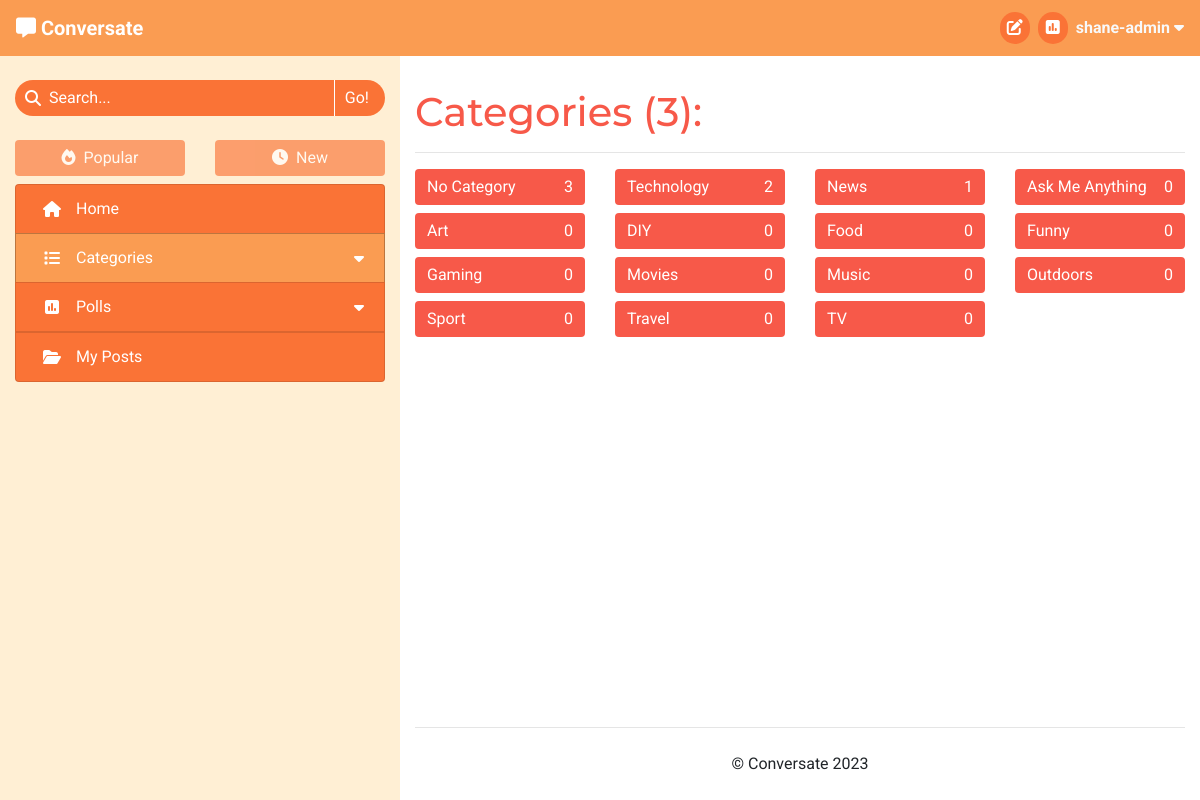
The app's page /categories/browse (signed in) with its own data.
### forum/models.py (models this page shows, shortened)
class Category(models.Model):
    name = models.CharField(max_length=30, unique=True)
    slug = models.SlugField(max_length=30, unique=True)
    icon = models.CharField(max_length=30, default="fa-tag")
    def number_of_posts(self):
        return self.tagged_posts.count()

### forum/views.py (the view)
# urls.py: path('categories/browse', views.BrowseCategories.as_view(),
class BrowseCategories(View):
    def get(self, request):
        if not request.user.is_authenticated:
            return redirect('/accounts/login')
        categories = Category.objects \
                             .annotate(num_posts=Count('tagged_posts')) \
                             .order_by('-num_posts')
        context = get_category_list_context(request, categories)
        context['selected_tab'] = 'Browse Categories'
        return render(
            request,
            'category_list.html',
            context,
        )

### forum/core/categories.py (called while the page is built)
def get_top_categories(limit=CATEGORY_COLLAPSIBLE_LIMIT):
    categories = list(Category.objects
                      .annotate(num_posts=Count('tagged_posts'))
                      .filter(num_posts__gt=0)
                      .order_by('-num_posts'))
    num_categories = len(categories)
    category_none = Category.objects.get(slug='none')
    if category_none in categories:
        categories.remove(category_none)
    return {
        'num_categories': num_categories,
        'top_categories': categories[:limit],
        'has_more_categories': (len(categories) > limit)
    }

### forum/core/content.py (called while the page is built)
def get_base_context(request):
    context = get_top_categories()
    context['disable_sort'] = True
    return context

def get_category_list_context(request, category_list):
    context = get_base_context(request)
    context['item_list'] = category_list
    context.update(get_paginated_items(request, category_list,
                                       CATEGORIES_PER_PAGE))
    return context

### forum/core/pagination.py (called while the page is built)
def get_paginated_items(request, object_list, items_per_page):
    p = Paginator(object_list, items_per_page)
    page = request.GET.get('page')
    current_items = p.get_page(page)
    pagination_context = {
        'item_list': current_items,
        'page': page
    }
    if page is None:
        page = 1
    if p.num_pages > NUM_PAGES:
        pagination_context.update(get_page_range(
            int(page),
            p.num_pages
        ))
    else:
        pagination_context['page_range'] = p.page_range
    return pagination_context

### templates/category_list.html (shortened to what this page needs)
{% extends "base.html" %}
{% block content %}
<h1>Categories ({{ num_categories }}):</h1>
<hr>
<div class="row">
    {% for category in item_list %}
        <div class="col-sm-6 col-lg-3 mb-2">
            <a class="btn btn-block d-flex align-items-center justify-content-between"
                href="{% url 'categories' category.slug %}">
                <span>{{ category.name }}</span>
                <span>{{ category.number_of_posts }}</span>
            </a>
        </div>
    {% endfor %}
</div>
{% endblock content %}

### templates/base.html (shortened to what this page needs)
{% load static %}
<!DOCTYPE html>
<html lang="en">
<head>
    <link rel="stylesheet" href="https://cdn.jsdelivr.net/npm/bootstrap@4.6.2/dist/css/bootstrap.min.css"
>
    <link rel="stylesheet" href="{% static 'css/style.css' %}" type="text/css">
</head>
<body id="main-page">
    <header class="navbar navbar-expand-sm navbar-dark">
        <div>
            <a class="navbar-brand" href="{% url 'home' %}" aria-label="Go to the home page">
                <i class="fa-solid fa-message"></i>
                <strong>Conversate</strong>
            </a>
        </div>
            <ul class="nav justify-content-end">
                {% if user.is_authenticated %}
                    <li class="nav mr-3 mr-md-2">
                        <a class="nav-icon" href="{% url 'new_post' %}">
                            <i class="fa-solid fa-pen-to-square"></i>
                        </a>
                    </li>
                    <li class="nav mr-3 mr-md-2">
                        <a class="nav-icon" href="{% url 'new_poll' %}">
                            <i class="fa-solid fa-square-poll-vertical"></i>
                        </a>
                    </li>
                    <li class="nav dropdown center-to-container">
                        <span class="text-light d-none d-md-inline" data-toggle="dropdown" role="button"
                            aria-expanded="false" aria-label="User Information">
                            <strong>{{ user.username }}
                                <i class="fa-solid fa-caret-down"></i>
                            </strong>
                        </span>
                    </li>
                {% else %}
                    <li class="nav">
                        <a href="{% url 'account_login' %}" class="btn">Log In</a>
                    </li>
                {% endif %}
            </ul>
        </header>
    <div>
        <div class="container-fluid">
            <div class="row">
                <nav class="d-none d-md-block col-4" >
                    <form action="{% url 'search_post' %}" method="GET" autocomplete="off">
                        <div class="search-bar mt-4" role="button" data-toggle="popover"
                            data-placement="bottom">
                            <div class="center-to-container">
                                <i class="fa-solid fa-magnifying-glass"></i>
                            </div>
                            <input type="text" id="search-input" name="search_query"
                                {% if search_result %} value="{{ search_result }}"{% endif %} placeholder="Search..." required>
                            <input type="submit" class="side-nav-btn" value="Go!">
                        </div>
                    </form>
                    <div class="container-fluid px-0 mt-4 mb-2">
                        <div class="row">
                            {% with request.path|add:"?"|add:request.GET.urlencode as current_path %}
                            <div class="col-6">
                                {% if disable_sort %}
                                    <div>
                                {% elif request.GET.urlencode %}
                                    <a href="{% url 'sort_posts' 0 current_path %}" class="anchor-no-style">
                                {% else %}
                                    <a href="{% url 'sort_posts' 0 request.path %}" class="anchor-no-style">
                                {% endif %}
                                    <div class="btn btn-block side-nav-btn
                                        {% if disable_sort %} disabled{% elif not user.profile.sort_by_new %} active{% endif %}">
                                        <i class="fa-solid fa-fire mr-lg-1"></i>
                                        Popular
                                    </div>
                                {% if disable_sort %}
                                    </div>
                                {% else %}
                                    </a>
                                {% endif %}
                            </div>
                            <div class="col-6">
                                {% if disable_sort %}
                                    <div>
                                {% elif request.GET.urlencode %}
                                    <a href="{% url 'sort_posts' 1 current_path %}" class="anchor-no-style">
                                {% else %}
                                    <a href="{% url 'sort_posts' 1 request.path %}" class="anchor-no-style">
                                {% endif %}
                                    <div class="btn btn-block side-nav-btn
                                        {% if disable_sort %} disabled{% elif user.profile.sort_by_new %} active{% endif %}">
                                        <i class="fa-solid fa-clock mr-lg-1"></i>
                                        New
                                    </div>
                                {% if disable_sort %}
                                    </div>
                                {% else %}
                                    </a>
                                {% endif %}
                            </div>
                            {% endwith %}
                        </div>
                    </div>
                    <div class="list-group side-nav accordion" id="side-nav-list">
                        <a class="list-group-item list-group-item-action side-nav-btn
                            {% if selected_tab == 'Home' %} active{% endif %}" href="{% url 'home' %}">
                            <i class="fa-solid fa-house center-to-container"></i>
                            <span class="d-inline-block ml-lg-2">Home</span>
                        </a>
                        <a id="category-collapse" class="list-group-item list-group-item-action side-nav-btn clickable
                            {% if 'Categories' in selected_tab %} active{% endif %}" data-toggle="collapse"
                            href="#side-nav-categories" role="button" aria-expanded="false" aria-controls="side-nav-categories">
                            <i class="fa-solid fa-list center-to-container"></i>
                            <div class="ml-lg-2">Categories</div>
                            <i class="fa-solid fa-caret-down center-to-container"></i>
                        </a>
                        <a id="poll-list-collapse" class="list-group-item list-group-item-action side-nav-btn clickable
                            {% if 'Polls' in selected_tab %} active{% endif %}" data-toggle="collapse"
                            href="#side-nav-polls" role="button" aria-expanded="false" aria-controls="side-nav-polls">
                            <i class="fa-solid fa-square-poll-vertical center-to-container"></i>
                            <div class="ml-lg-2">Polls</div>
                            <i class="fa-solid fa-caret-down center-to-container"></i>
                        </a>
                        <a class="list-group-item list-group-item-action side-nav-btn clickable"
                            href="{% url 'my_posts' %}">
                            <i class="fa-solid fa-folder-open center-to-container"></i>
                            <span class="d-inline-block ml-lg-2">My Posts</span>
                        </a>
                    </div>
                </nav>
                <div id="main-content" class="col col-md-8">
                    <section>
                        {% block content %}
                        {% endblock content %}
                    </section>
                    <footer>
                        <hr>
                        <p class="text-center my-4">&copy; Conversate 2023</p>
                    </footer>
                </div>
            </div>
        </div>
    </div>
</body>
</html>

### static/css/style.css (style rules this page uses)
* { font-family: 'Roboto', sans-serif; }
h1, h2, h3 { font-family: 'Montserrat', sans-serif; }
.clickable { cursor: pointer; }
a, h1, h2, h3 { color: #f75949; }
.btn { background-color: #f75949; border: none; color: white; }
.center-to-container { display: flex; align-items: center; justify-content: center; }
.navbar { background-color: #FA9C52; display: grid; grid-template-columns: 1fr 1fr; grid-template-rows: 1fr; }
.nav-icon { color: white; background-color: #FA7336; border: none; border-radius: 32px; width: 30px; padding: 4px; text-align: center; }
.side-nav-btn, .side-nav-btn:focus { color: white; background-color: #FA7336; transition: color .15s ease-in-out, background-color .15s ease-in-out, border-color .15s ease-in-out, box-shadow .15s ease-in-out; }
.list-group-item-action { display: grid; grid-template-columns: 32px 1fr auto; grid-template-rows: 1fr; }
.side-nav-btn.active { background-color: #FA9C52; border: 1px solid rgba(0, 0, 0, 0.25); }
#category-collapse, #poll-collapse { border-bottom: none; }
.search-bar { border-radius: 32px; width: 100%; background-color: #FA7336; color: white; display: grid; grid-template-columns: auto 1fr auto; grid-template-rows: 1fr; overflow: hidden; }
.search-bar i { padding-left: 10px; }
#search-input, #search-input::placeholder { margin-left: 8px; padding: 6px 0; border: none; outline: none; display: inline-block; min-width: 0; background-color: #FA7336; color: white; }
.search-bar input[type=submit] { background: none; border: none; border-left: 1px solid white; padding: 4px 16px 4px 10px; color: white; }
#main-page { background-color: #FFEFD4; }
#main-content { background-color: white; padding-top: 32px; height: calc(100vh - 56px); overflow-y: auto; display: grid; grid-template-columns: 1fr; grid-template-rows: 1fr auto; }

### records on screen
Category: name "No Category", number_of_posts "3"
Category: name "Technology", number_of_posts "2"
Category: name "News", number_of_posts "1"
Category: name "Ask Me Anything", number_of_posts "0"
Category: name "Art", number_of_posts "0"
Category: name "DIY", number_of_posts "0"
Category: name "Food", number_of_posts "0"
Category: name "Funny", number_of_posts "0"
Category: name "Gaming", number_of_posts "0"
Category: name "Movies", number_of_posts "0"
Category: name "Music", number_of_posts "0"
Category: name "Outdoors", number_of_posts "0"
Category: name "Sport", number_of_posts "0"
Category: name "Travel", number_of_posts "0"
Category: name "TV", number_of_posts "0"

### other values on screen
{{ user.username }} "shane-admin"
{{ num_categories }} "3"
